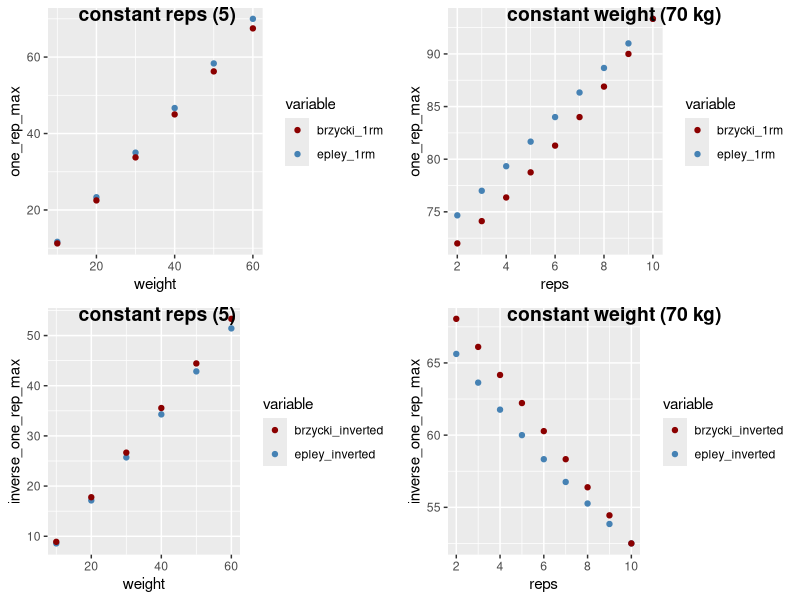

Generate this figure with R:
# Date: 2022-01-21
# Author: Gustav Collin Rasmussen
# Purpose: Definition and exploration of popular 1-repetition-maximum formulas

library(tidyverse)
library(cowplot)


epley <- function(w, r) {
    stopifnot(r > 1)
    return (w * (1 + r / 30))
}


brzycki <- function(w, r) {
    return (w * 36 / (37 - r))
}


epley_inverted <- function(one_rm, r, progression) {
    stopifnot(r > 1)
    return (log10(progression) * one_rm / (1 + r / 30))
}


brzycki_inverted <- function(one_rm, r, progression) {
    return (log10(progression) * one_rm * (37 - r) / 36)
}


###### evaluate 1rm formulas at 5 reps for varying weights ######
weight = seq(10, 60, by=10)

one_rm_constant_reps_df <- data.frame(weight = weight,
                        epley_1rm = epley(weight, 5),
                        brzycki_1rm = brzycki(weight, 5)
                        )

df1 <- one_rm_constant_reps_df %>%
  select(weight, epley_1rm, brzycki_1rm) %>%
  gather(key = "variable", value = "one_rep_max", -weight)

###### evaluate 1rm formulas at weight: 70 kg for varying reps ######
reps = 2:10
one_rm_constant_weight_df <- data.frame(reps = reps,
                                      epley_1rm = epley(70, reps),
                                      brzycki_1rm = brzycki(70, reps)
)

df2 <- one_rm_constant_weight_df %>%
  select(reps, epley_1rm, brzycki_1rm) %>%
  gather(key = "variable", value = "one_rep_max", -reps)

###### evaluate inverse 1rm formulas at 5 reps for varying weights ######
inverse_one_rm_constant_reps_df <- data.frame(weight = weight,
                        epley_inverted = epley_inverted(weight, 5, 10),
                        brzycki_inverted = brzycki_inverted(weight, 5, 10)
                        )

df3 <- inverse_one_rm_constant_reps_df %>%
  select(weight, epley_inverted, brzycki_inverted) %>%
  gather(key = "variable", value = "inverse_one_rep_max", -weight)

###### evaluate inverse 1rm formulas at weight: 70 kg for varying reps ######
inverse_one_rm_constant_weight_df <- data.frame(reps = reps,
                                      epley_inverted = epley_inverted(70, reps, 10),
                                      brzycki_inverted = brzycki_inverted(70, reps, 10)
)

df4 <- inverse_one_rm_constant_weight_df %>%
  select(reps, epley_inverted, brzycki_inverted) %>%
  gather(key = "variable", value = "inverse_one_rep_max", -reps)

################## prepare plots ##################
sp1 <- ggplot(df1, aes(weight, one_rep_max)) +
  geom_point(aes(color = variable)) +
  scale_color_manual(values = c("darkred", "steelblue"))

sp2 <- ggplot(df2, aes(reps, one_rep_max)) +
  geom_point(aes(color = variable)) +
  scale_color_manual(values = c("darkred", "steelblue"))

sp3 <- ggplot(df3, aes(weight, inverse_one_rep_max)) +
  geom_point(aes(color = variable)) +
  scale_color_manual(values = c("darkred", "steelblue"))

sp4 <- ggplot(df4, aes(reps, inverse_one_rep_max)) +
  geom_point(aes(color = variable)) +
  scale_color_manual(values = c("darkred", "steelblue"))

################## show figure ##################
plot_grid(sp1, sp2, sp3, sp4,
          labels = rep(c("constant reps (5)", "constant weight (70 kg)"), times=2),
          ncol = 2, nrow = 2)
